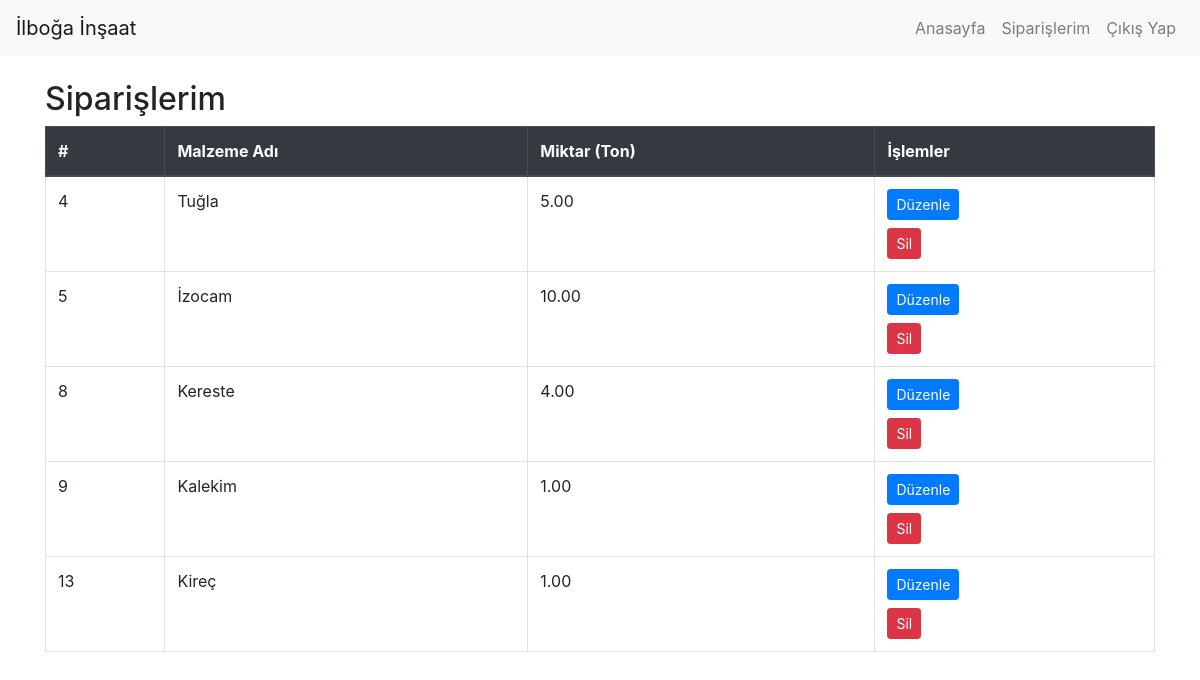
The app's page /siparislistem.php (signed in) with its own data.
### tables this page shows
CREATE TABLE `siparisler` (
  `siparis_id` int(11) NOT NULL,
  `kisi_id` int(11) DEFAULT NULL,
  `malzeme_ad` varchar(50) NOT NULL,
  `malzeme_ton` decimal(10,2) NOT NULL
);

### siparislistem.php (the view, shortened to what this page needs)
<?php
require('mysqlbgln.php');
$username = $_SESSION['username'];
$sql = "SELECT siparis_id, malzeme_ad, malzeme_ton
        FROM siparisler s
        INNER JOIN kisiler k ON s.kisi_id = k.kisi_id
        WHERE k.kisi_ad = '$username'";
$cevap = mysqli_query($baglanti, $sql);
?>
<!DOCTYPE html>
<html lang="tr">
<head>
    <link href="https://maxcdn.bootstrapcdn.com/bootstrap/4.5.2/css/bootstrap.min.css" rel="stylesheet">
</head>
<body>
<nav class="navbar navbar-expand-lg navbar-light bg-light">
    <a class="navbar-brand" href="#">İlboğa İnşaat</a>
    <div class="collapse navbar-collapse justify-content-end">
        <ul class="navbar-nav">
            <li class="nav-item">
                <a class="nav-link" href="index.php">Anasayfa</a>
            </li>
            <li class="nav-item">
                <a class="nav-link" href="siparislistem.php">Siparişlerim</a>
            </li>
            <li class="nav-item">
                <a class="nav-link" href="cikisyap.php">Çıkış Yap</a>
            </li>
        </ul>
    </div>
</nav>
<div class="container mt-4">
    <h2>Siparişlerim</h2>
    <table class="table table-bordered table-hover">
        <thead class="thead-dark">
        <tr>
            <th>#</th>
            <th>Malzeme Adı</th>
            <th>Miktar (Ton)</th>
            <th>İşlemler</th>
        </tr>
        </thead>
        <tbody>
        <?php
        while ($row = mysqli_fetch_assoc($cevap)) {
            echo "<tr>";
            echo "<td>" . $row['siparis_id'] . "</td>";
            echo "<td>" . $row['malzeme_ad'] . "</td>";
            echo "<td>" . $row['malzeme_ton'] . "</td>";
            echo "<td>
                    <form method='post' action='siparisduzenle.php'>
                        <input type='hidden' name='siparis_id' value='" . $row['siparis_id'] . "'>
                        <button type='submit' class='btn btn-primary btn-sm' name='duzenle'>Düzenle</button>
                    </form>
                    <form method='post' action='siparisil.php'>
                        <input type='hidden' name='siparis_id' value='" . $row['siparis_id'] . "'>
                        <button type='submit' name='sil' class='btn btn-danger btn-sm mt-2'>Sil</button>
                    </form>
                  </td>";
            echo "</tr>";
        }
        ?>
        </tbody>
    </table>
</div>
</body>
</html>

### records on screen
siparisler: siparis_id "4", malzeme_ad "Tuğla", malzeme_ton "5.00"
siparisler: siparis_id "5", malzeme_ad "İzocam", malzeme_ton "10.00"
siparisler: siparis_id "8", malzeme_ad "Kereste", malzeme_ton "4.00"
siparisler: siparis_id "9", malzeme_ad "Kalekim", malzeme_ton "1.00"
siparisler: siparis_id "13", malzeme_ad "Kireç", malzeme_ton "1.00"
